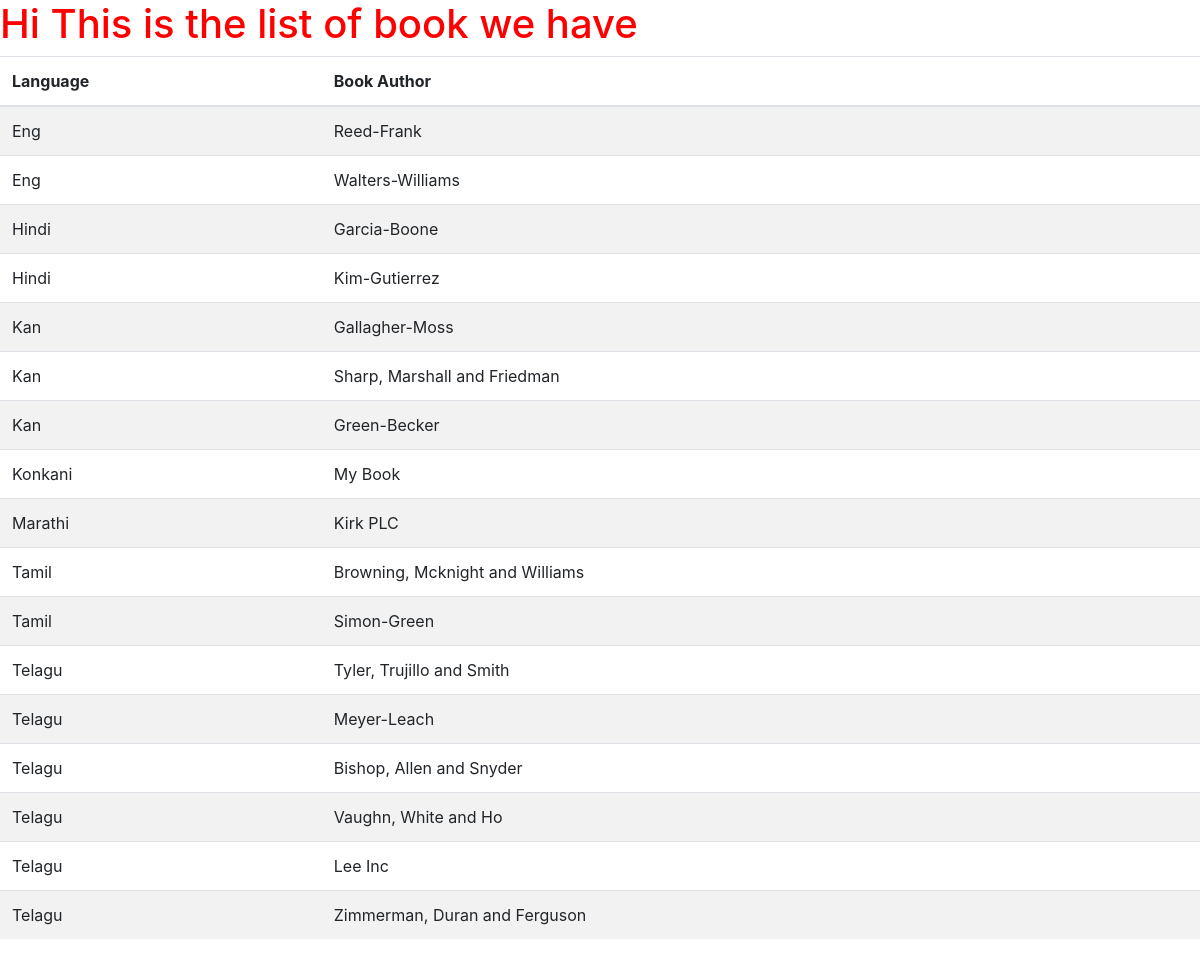
The page / on the database its author committed.
### AppTwo/models.py (models this page shows, shortened)
class Book(models.Model):
    book_language = models.CharField(max_length=50,unique=False)
    book_Name = models.CharField(max_length=50,unique=True)

### AppTwo/views.py (the view)
# urls.py: path('',views.index,name='kiran'),
def index(request):
    my_dict = {'my_books' :Book.objects.order_by('book_language')}
    return render(request,'App_Two_Pages/index.html',context=my_dict)

### templates/App_Two_Pages/index.html (shortened to what this page needs)
<!DOCTYPE html>
{% load static %}
<html lang="en">
<head>
    <link rel="stylesheet" href="{% static 'css/myfile.css'%}">
</head>
<body>
    <h1>Hi This is the list of book we have</h1>
<div >
{% if my_books %}
<table class="table table-striped">
    <thead>
        <th>Language</th>
        <th>Book Author</th>
    </thead>
    {%for book in my_books%}
    <tr>
        <td>{{book.book_language}}</td>
        <td>{{book.book_Name}}</td>
    </tr>
{% endfor %}
</table>
{%else%}
<p>No Access Record found!!!!</p>
{% endif %}
</div>
<link rel="stylesheet" href="https://cdn.jsdelivr.net/npm/bootstrap@4.5.3/dist/css/bootstrap.min.css">
</body>
</html>

### static/css/myfile.css (style rules this page uses)
h1 { color: red; }

### rows shown on the page
Book: book_language "Eng", book_Name "Reed-Frank"
Book: book_language "Eng", book_Name "Walters-Williams"
Book: book_language "Hindi", book_Name "Garcia-Boone"
Book: book_language "Hindi", book_Name "Kim-Gutierrez"
Book: book_language "Kan", book_Name "Gallagher-Moss"
Book: book_language "Kan", book_Name "Sharp, Marshall and Friedman"
Book: book_language "Kan", book_Name "Green-Becker"
Book: book_language "Konkani", book_Name "My Book"
Book: book_language "Marathi", book_Name "Kirk PLC"
Book: book_language "Tamil", book_Name "Browning, Mcknight and Williams"
Book: book_language "Tamil", book_Name "Simon-Green"
Book: book_language "Telagu", book_Name "Tyler, Trujillo and Smith"
Book: book_language "Telagu", book_Name "Meyer-Leach"
Book: book_language "Telagu", book_Name "Bishop, Allen and Snyder"
Book: book_language "Telagu", book_Name "Vaughn, White and Ho"
Book: book_language "Telagu", book_Name "Lee Inc"
Book: book_language "Telagu", book_Name "Zimmerman, Duran and Ferguson"
